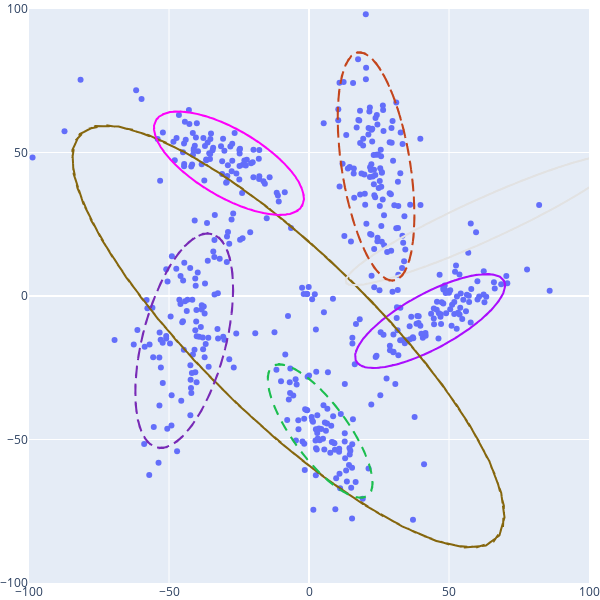
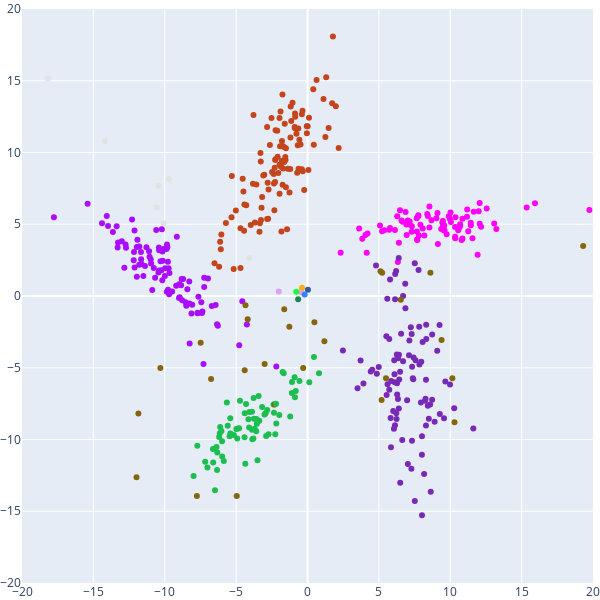

Notebook source saved alongside these figures, in order:
### Code cell
# GENERATE NEW SAMPLES
dir_natparam, niw_natparam = model.eta_theta

# sample weights for the labels from global dirichlet
labels_weights = Dirichlet(dir_natparam).sample(500)

# get class assignments z using the weights
labels_one_hot = categorical.sample(labels_weights)
labels = np.argmax(labels_one_hot, axis=-1)

# for every data-point samples it's gaussian parameters, according to the class it belongs to
gaussian_parameter_samples = NormalInverseWishart(niw_natparam).sample(labels)

mu_samples, Sigma_samples = zip(*gaussian_parameter_samples)

# samples latent data points x
latent_samples = sample(np.array(mu_samples), np.array(Sigma_samples))

# decode the newly samples latents x into reconstruction y
recon, _ = model.decode(torch.tensor(latent_samples).double())

latent_fig = plot_latent_space(
    latent=latent_samples,
    eta_theta=model.eta_theta,
    title="baseline_latent",
    y_axes=[-100, 100],
    x_axes=[-100, 100]
)
latent_fig.show()

observation_fig = plot_observed_space(
    # obs=data,
    mu=recon.cpu().detach().numpy(),
    classes=labels,
    title="baseline_obs",
    y_axes=[-20, 20],
    x_axes=[-20, 20]
)
observation_fig.show()
